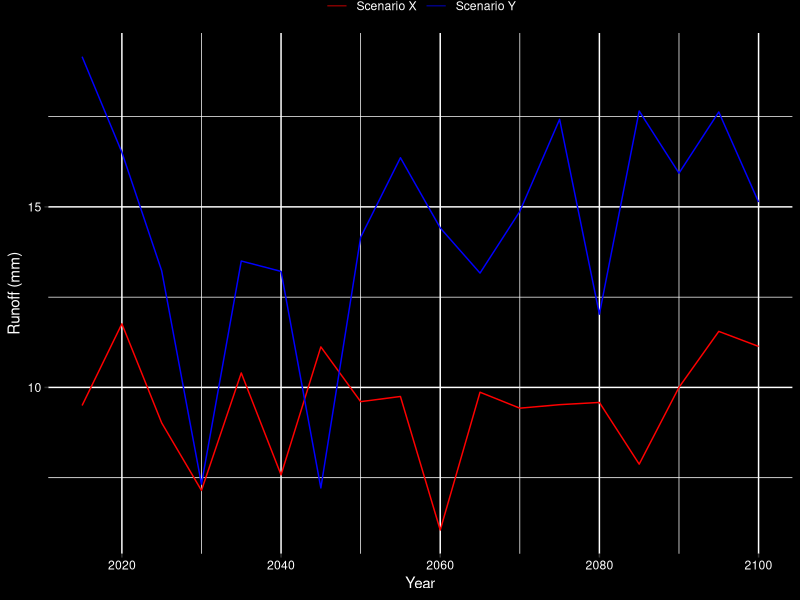
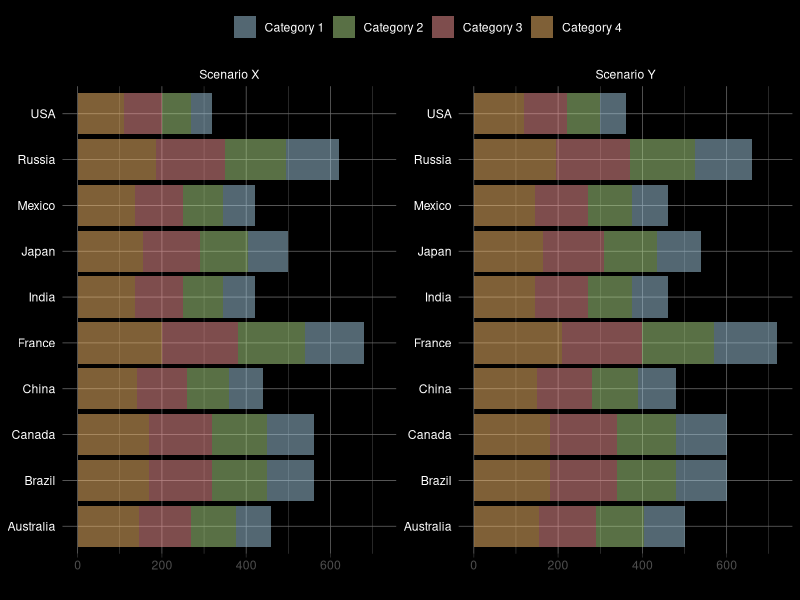
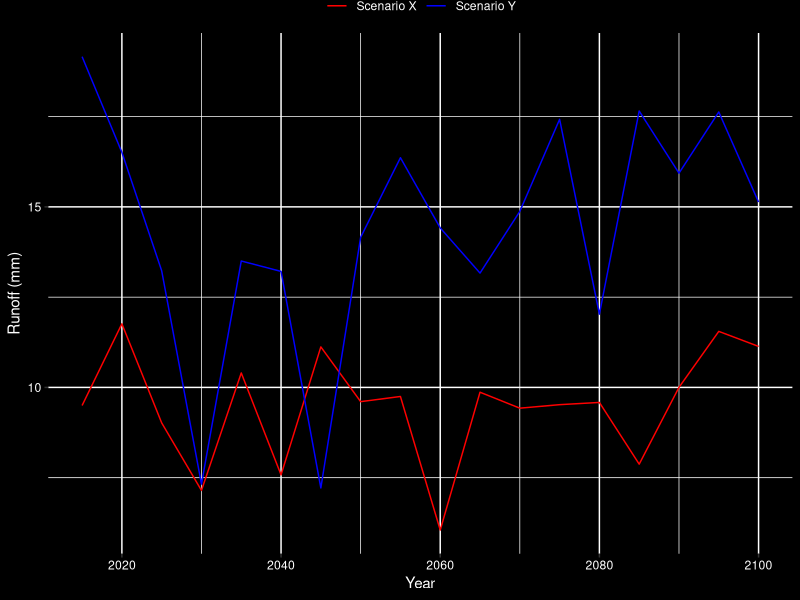
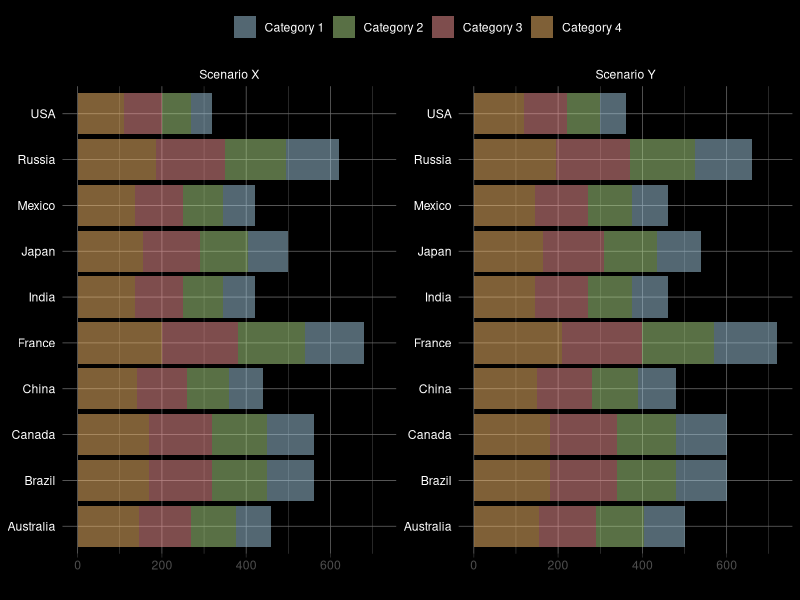

Recreate these plots in R, in order.
# Create example data for the line chart
years <- seq(2015, 2100, by = 5)
y1 <- rnorm(length(years), mean = 10, sd = 2)
y2 <- rnorm(length(years), mean = 15, sd = 3)

# Set up the plot with a dark theme
library(ggplot2)
p <- ggplot() +
  geom_line(aes(x = years, y = y1, color = "Scenario X")) +
  geom_line(aes(x = years, y = y2, color = "Scenario Y")) +
  scale_color_manual(values = c("Scenario X" = "red", "Scenario Y" = "blue")) +
  xlab("Year") +
  ylab("Runoff (mm)") +
  labs(title = NULL, color = NULL) +
  theme(plot.background = element_rect(fill = "black", color = NA),
        panel.background = element_rect(fill = "black", color = NA),
        plot.title = element_text(hjust = 0.5, color = "white"),
        axis.text = element_text(color = "white"),
        axis.title = element_text(color = "white"),
        legend.position = "top",
        legend.direction = "horizontal",
        legend.box = "horizontal",
        legend.box.just = "left",
        legend.margin = margin(t = -10, l = 0, b = 0, r = 0),
        legend.background = element_rect(fill = "black", color = NA),
        legend.text = element_text(color = "white"))

# Remove the gray background boxes from the legend symbols
p + guides(color = guide_legend(override.aes = list(fill = "white", alpha = 0.5)))

# Save the plot as a PNG file with a black background
ggsave("line_chart.png", plot = p, dpi = 300, width = 6, height = 4, units = "in")



# Bar chart
library(ggplot2)

# Create sample data
# Create sample data
df <- data.frame(Country = rep(c("USA", "China", "India", "Canada", "Mexico", "Brazil", "Australia", "Russia", "Japan", "France"), each = 8),
                 Scenario = rep(rep(c("Scenario X", "Scenario Y"), each = 4), 10),
                 Category = rep(c("Category 1", "Category 2", "Category 3", "Category 4"), 20),
                 Runoff = c(10, 20, 30, 40, 15, 25, 35, 45,
                            20, 30, 40, 50, 25, 35, 45, 55,
                            30, 40, 50, 60, 35, 45, 55, 65,
                            40, 50, 60, 70, 45, 55, 65, 75,
                            25, 35, 45, 55, 30, 40, 50, 60,
                            35, 45, 55, 65, 40, 50, 60, 70,
                            30, 40, 50, 60, 35, 45, 55, 65,
                            45, 55, 65, 75, 50, 60, 70, 80,
                            35, 45, 55, 65, 40, 50, 60, 70,
                            50, 60, 70, 80, 55, 65, 75, 85,
                            40, 50, 60, 70, 45, 55, 65, 75,
                            60, 70, 80, 90, 65, 75, 85, 95,
                            45, 55, 65, 75, 50, 60, 70, 80,
                            70, 80, 90, 100, 75, 85, 95, 105,
                            50, 60, 70, 80, 55, 65, 75, 85,
                            75, 85, 95, 105, 80, 90, 100, 110,
                            55, 65, 75, 85, 60, 70, 80, 90,
                            80, 90, 100, 110, 85, 95, 105, 115,
                            60, 70, 80, 90, 65, 75, 85, 95,
                            90, 100, 110, 120, 95, 105, 115, 125))


# Define colors for each category
colors <- c("#a6cee3", "#b2df8a", "#fb9a99", "#fdbf6f")

# Create the plot
ggplot(df, aes(x = Runoff, y = Country, fill = Category)) +
  geom_bar(stat = "identity", position = "stack", alpha = 0.5) +
  facet_wrap(~ Scenario, ncol = 2, scales = "free_y") +
  scale_fill_manual(values = colors) +
  labs(x = "Yield (ton)", y = NULL) +
  theme_dark() +
  theme(plot.background = element_rect(fill = "black", color = NA),
        panel.background = element_rect(fill = "black", color = NA),
        legend.position = "top",
        legend.title = element_blank(),
        legend.background = element_rect(fill = "transparent"),
        legend.key = element_blank(),
        axis.line.y = element_blank(),
        axis.text.y = element_text(color = "white"),
        axis.ticks.y = element_blank(),
        strip.background = element_rect(fill = "black"),
        strip.text = element_text(color = "white"),
        legend.text = element_text(color = "white"))

# Save the plot as a PNG file with a black background
ggsave("stacked_bar_chart.png", dpi = 300, width = 6, height = 4, units = "in", bg = "black")
